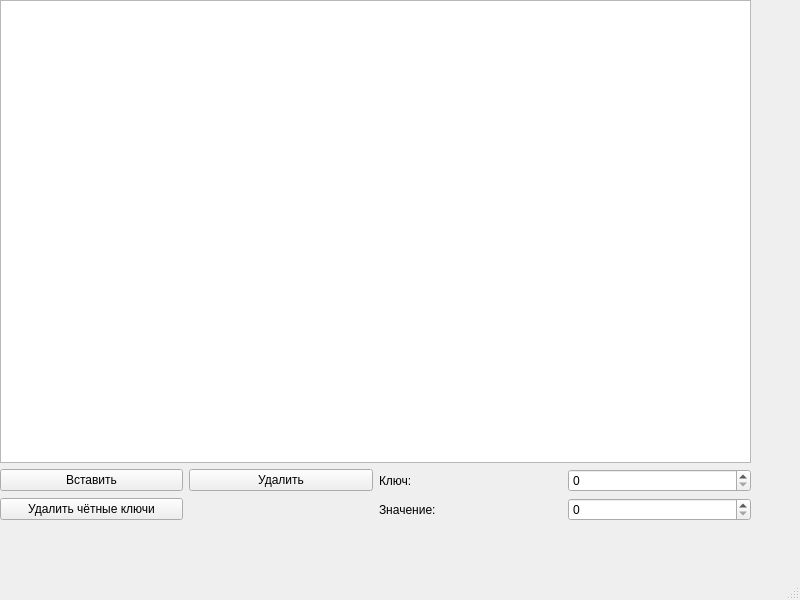
<?xml version="1.0" encoding="UTF-8"?>
<ui version="4.0">
 <class>MainWindow</class>
 <widget class="QMainWindow" name="MainWindow">
  <property name="geometry">
   <rect>
    <x>0</x>
    <y>0</y>
    <width>800</width>
    <height>600</height>
   </rect>
  </property>
  <property name="windowTitle">
   <string>MainWindow</string>
  </property>
  <widget class="QWidget" name="centralwidget">
   <widget class="QWidget" name="gridLayoutWidget">
    <property name="geometry">
     <rect>
      <x>0</x>
      <y>0</y>
      <width>751</width>
      <height>521</height>
     </rect>
    </property>
    <layout class="QGridLayout" name="gridLayout">
     <item row="1" column="0">
      <widget class="QPushButton" name="insertButton">
       <property name="text">
        <string>Вставить</string>
       </property>
      </widget>
     </item>
     <item row="1" column="2">
      <widget class="QLabel" name="label">
       <property name="text">
        <string>Ключ:</string>
       </property>
      </widget>
     </item>
     <item row="1" column="3">
      <widget class="QSpinBox" name="spinBox"/>
     </item>
     <item row="2" column="2">
      <widget class="QLabel" name="label_2">
       <property name="text">
        <string>Значение:</string>
       </property>
      </widget>
     </item>
     <item row="1" column="1">
      <widget class="QPushButton" name="removeButton">
       <property name="text">
        <string>Удалить</string>
       </property>
      </widget>
     </item>
     <item row="0" column="0" colspan="4">
      <widget class="QTableWidget" name="tableWidget"/>
     </item>
     <item row="2" column="0">
      <widget class="QPushButton" name="deleteEvenButton">
       <property name="text">
        <string>Удалить чётные ключи</string>
       </property>
      </widget>
     </item>
     <item row="2" column="3">
      <widget class="QSpinBox" name="spinBox_2"/>
     </item>
    </layout>
   </widget>
  </widget>
  <widget class="QMenuBar" name="menubar">
   <property name="geometry">
    <rect>
     <x>0</x>
     <y>0</y>
     <width>800</width>
     <height>22</height>
    </rect>
   </property>
  </widget>
  <widget class="QStatusBar" name="statusbar"/>
 </widget>
 <resources/>
 <connections/>
</ui>
